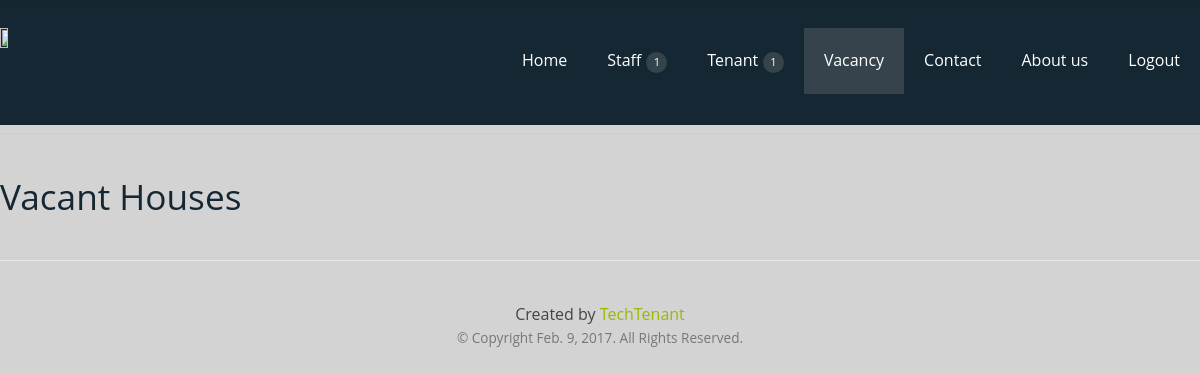
Page /vacancy/ on the earlier database version.
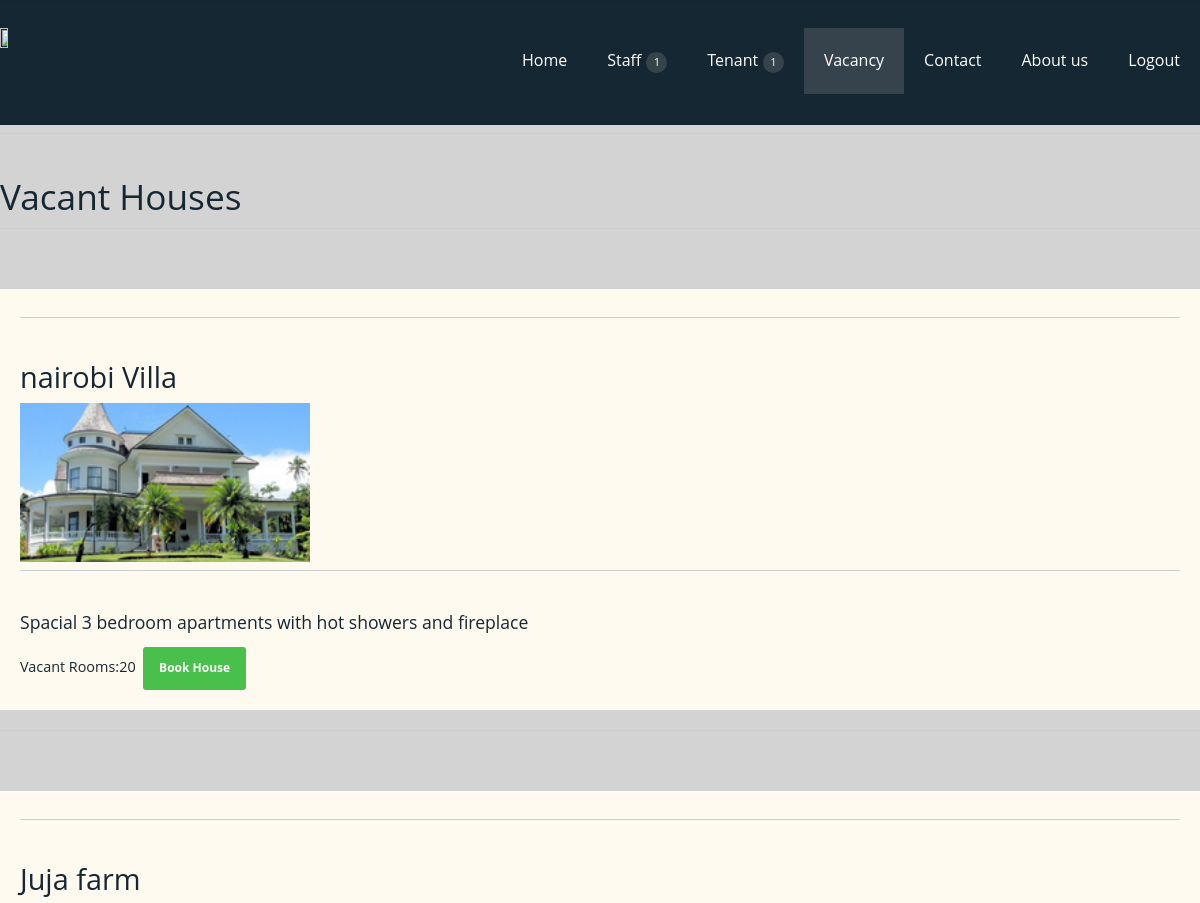
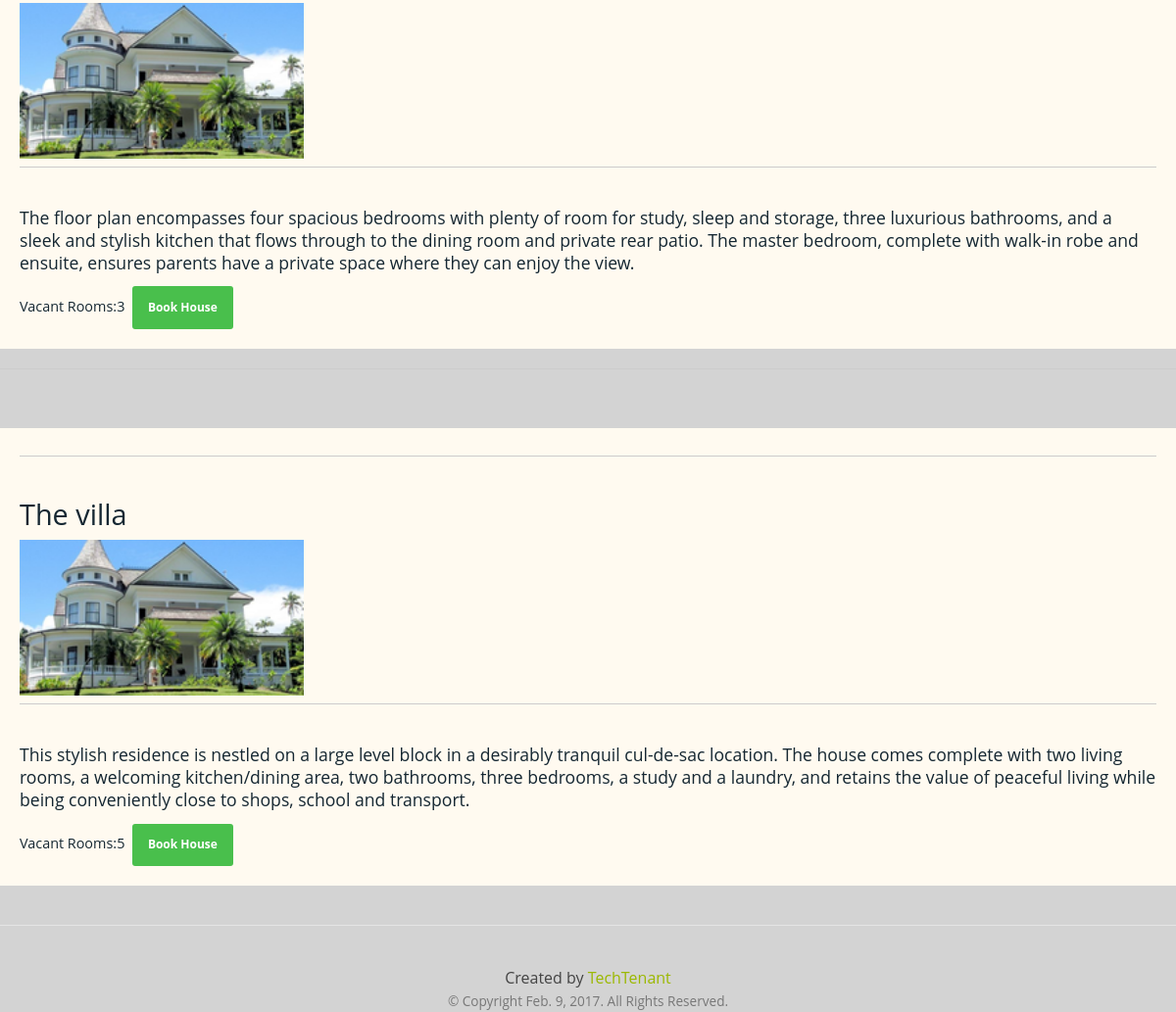
Same page on the later database version (2 pictures, top to bottom).
### Vacancy/models.py (models this page shows, shortened)
class Vacancy(models.Model):
    housetitle = models.CharField(max_length=250)
    roomsvacant = models.IntegerField()
    housedescription = models.TextField()
    picture = models.ImageField(upload_to='pictures')
    class Meta:
        verbose_name_plural = 'Vacancies'

### Vacancy/views.py (the view)
# urls.py: url(r'^vacancy/',include('Vacancy.urls')),
def vacancy(request):
    template = loader.get_template('Vacancy/vacancy.html')
    result = []
    vacancy = (Vacancy.objects.all())
    context = {
        'today': datetime.datetime.now().date(),
        'vacancies': vacancy
    }
    return HttpResponse(template.render(context, request))

### templates/Vacancy/vacancy.html (shortened to what this page needs)
{% extends 'base.html' %}
{% load i18n %}
{% block content %}
    {% load static  %}
         <h2> {% trans "Vacant Houses"|title %}</h2>
		{% for vacant in vacancies %}
			 <h3> <div class="vacancy">
                      <h3>{{ vacant.housetitle }}</h3>
                      <img src=" {% static 'img/house.png' %}" width="10" height="10"  alt="House" style="width:25%" align="center">
                      <h5>{{vacant.housedescription}}</h5>
                       <h6>Vacant Rooms:{{vacant.roomsvacant}}</h6>
                      <a class="button border-radius background-primary text-size-12 text-white text-strong" href="{% url 'sendbooking' %}">Book House</a>
                    </div>
                 </h3>
		{% endfor %}
{% endblock content  %}

Differences in the rows shown:
added Vacancy: housetitle "nairobi Villa", housedescription "Spacial 3 bedroom apartments with hot showers and fireplace", roomsvacant "20"
added Vacancy: housetitle "Juja farm", housedescription "The floor plan encompasses four spacious bedrooms with plenty of room for study, sleep and storage, three luxurious bathrooms, and a sleek and stylish kitchen that flows through to the dining room and private rear patio. The master bedroom, complete with walk-in robe and ensuite, ensures parents have a private space where they can enjoy the view.", roomsvacant "3"
added Vacancy: housetitle "The villa", housedescription "This stylish residence is nestled on a large level block in a desirably tranquil cul-de-sac location. The house comes complete with two living rooms, a welcoming kitchen/dining area, two bathrooms, three bedrooms, a study and a laundry, and retains the value of peaceful living while being conveniently close to shops, school and transport.", roomsvacant "5"
